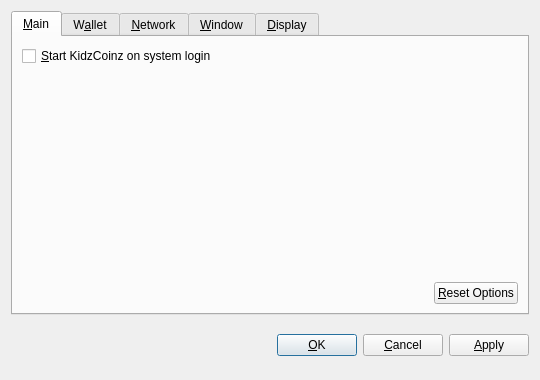
<?xml version="1.0" encoding="UTF-8"?>
<ui version="4.0">
 <class>OptionsDialog</class>
 <widget class="QDialog" name="OptionsDialog">
  <property name="geometry">
   <rect>
    <x>0</x>
    <y>0</y>
    <width>540</width>
    <height>380</height>
   </rect>
  </property>
  <property name="windowTitle">
   <string>Options</string>
  </property>
  <property name="modal">
   <bool>true</bool>
  </property>
  <layout class="QVBoxLayout" name="verticalLayout">
   <item>
    <widget class="QTabWidget" name="tabWidget">
     <property name="tabPosition">
      <enum>QTabWidget::North</enum>
     </property>
     <property name="currentIndex">
      <number>0</number>
     </property>
     <widget class="QWidget" name="tabMain">
      <attribute name="title">
       <string>&amp;Main</string>
      </attribute>
      <layout class="QVBoxLayout" name="verticalLayout_Main">
       <item>
        <widget class="QCheckBox" name="bitcoinAtStartup">
         <property name="toolTip">
          <string>Automatically start KidzCoinz after logging in to the system.</string>
         </property>
         <property name="text">
          <string>&amp;Start KidzCoinz on system login</string>
         </property>
        </widget>
       </item>
       <item>
        <spacer name="verticalSpacer_Main">
         <property name="orientation">
          <enum>Qt::Vertical</enum>
         </property>
         <property name="sizeHint" stdset="0">
          <size>
           <width>20</width>
           <height>40</height>
          </size>
         </property>
        </spacer>
       </item>
       <item>
        <layout class="QHBoxLayout" name="horizontalLayout_2_Main">
         <item>
          <spacer name="horizontalSpacer_2_Main">
           <property name="orientation">
            <enum>Qt::Horizontal</enum>
           </property>
           <property name="sizeHint" stdset="0">
            <size>
             <width>40</width>
             <height>20</height>
            </size>
           </property>
          </spacer>
         </item>
         <item>
          <widget class="QPushButton" name="resetButton">
           <property name="toolTip">
            <string>Reset all client options to default.</string>
           </property>
           <property name="text">
            <string>&amp;Reset Options</string>
           </property>
           <property name="autoDefault">
            <bool>false</bool>
           </property>
          </widget>
         </item>
        </layout>
       </item>
      </layout>
     </widget>
     <widget class="QWidget" name="tabWallet">
      <attribute name="title">
       <string>W&amp;allet</string>
      </attribute>
      <layout class="QVBoxLayout" name="verticalLayout_Network">
       <item>
        <widget class="QLabel" name="transactionFeeInfoLabel">
         <property name="text">
          <string>Optional transaction fee per kB that helps make sure your transactions are processed quickly. Most transactions are 1 kB.</string>
         </property>
         <property name="textFormat">
          <enum>Qt::PlainText</enum>
         </property>
         <property name="wordWrap">
          <bool>true</bool>
         </property>
        </widget>
       </item>
       <item>
        <layout class="QHBoxLayout" name="horizontalLayout_1_Main">
         <item>
          <widget class="QLabel" name="transactionFeeLabel">
           <property name="text">
            <string>Pay transaction &amp;fee</string>
           </property>
           <property name="textFormat">
            <enum>Qt::PlainText</enum>
           </property>
           <property name="buddy">
            <cstring>transactionFee</cstring>
           </property>
          </widget>
         </item>
         <item>
          <widget class="BitcoinAmountField" name="transactionFee"/>
         </item>
         <item>
          <spacer name="horizontalSpacer_1_Main">
           <property name="orientation">
            <enum>Qt::Horizontal</enum>
           </property>
           <property name="sizeHint" stdset="0">
            <size>
             <width>40</width>
             <height>20</height>
            </size>
           </property>
          </spacer>
         </item>
        </layout>
       </item>
       <item>
        <widget class="QLabel" name="label">
         <property name="text">
          <string>If you disable the spending of unconfirmed change, the change from a transaction cannot be used until that transaction has at least one confirmation. This also affects how your balance is computed.</string>
         </property>
         <property name="wordWrap">
          <bool>true</bool>
         </property>
        </widget>
       </item>
       <item>
        <widget class="QCheckBox" name="spendZeroConfChange">
         <property name="text">
          <string>Spend unconfirmed change  (experts only)</string>
         </property>
        </widget>
       </item>
       <item>
        <spacer name="verticalSpacer">
         <property name="orientation">
          <enum>Qt::Vertical</enum>
         </property>
         <property name="sizeHint" stdset="0">
          <size>
           <width>20</width>
           <height>40</height>
          </size>
         </property>
        </spacer>
       </item>
      </layout>
     </widget>
     <widget class="QWidget" name="tabNetwork">
      <attribute name="title">
       <string>&amp;Network</string>
      </attribute>
      <layout class="QVBoxLayout" name="verticalLayout_Network">
       <item>
        <widget class="QCheckBox" name="mapPortUpnp">
         <property name="toolTip">
          <string>Automatically open the KidzCoinz client port on the router. This only works when your router supports UPnP and it is enabled.</string>
         </property>
         <property name="text">
          <string>Map port using &amp;UPnP</string>
         </property>
        </widget>
       </item>
       <item>
        <widget class="QCheckBox" name="connectSocks">
         <property name="toolTip">
          <string>Connect to the KidzCoinz network through a SOCKS proxy (e.g. when connecting through Tor).</string>
         </property>
         <property name="text">
          <string>&amp;Connect through SOCKS proxy:</string>
         </property>
        </widget>
       </item>
       <item>
        <layout class="QHBoxLayout" name="horizontalLayout_Network">
         <item>
          <widget class="QLabel" name="proxyIpLabel">
           <property name="text">
            <string>Proxy &amp;IP:</string>
           </property>
           <property name="textFormat">
            <enum>Qt::PlainText</enum>
           </property>
           <property name="buddy">
            <cstring>proxyIp</cstring>
           </property>
          </widget>
         </item>
         <item>
          <widget class="QValidatedLineEdit" name="proxyIp">
           <property name="maximumSize">
            <size>
             <width>140</width>
             <height>16777215</height>
            </size>
           </property>
           <property name="toolTip">
            <string>IP address of the proxy (e.g. 127.0.0.1)</string>
           </property>
          </widget>
         </item>
         <item>
          <widget class="QLabel" name="proxyPortLabel">
           <property name="text">
            <string>&amp;Port:</string>
           </property>
           <property name="textFormat">
            <enum>Qt::PlainText</enum>
           </property>
           <property name="buddy">
            <cstring>proxyPort</cstring>
           </property>
          </widget>
         </item>
         <item>
          <widget class="QLineEdit" name="proxyPort">
           <property name="maximumSize">
            <size>
             <width>55</width>
             <height>16777215</height>
            </size>
           </property>
           <property name="toolTip">
            <string>Port of the proxy (e.g. 9050)</string>
           </property>
          </widget>
         </item>
         <item>
          <widget class="QLabel" name="socksVersionLabel">
           <property name="text">
            <string>SOCKS &amp;Version:</string>
           </property>
           <property name="textFormat">
            <enum>Qt::PlainText</enum>
           </property>
           <property name="buddy">
            <cstring>socksVersion</cstring>
           </property>
          </widget>
         </item>
         <item>
          <widget class="QValueComboBox" name="socksVersion">
           <property name="toolTip">
            <string>SOCKS version of the proxy (e.g. 5)</string>
           </property>
          </widget>
         </item>
         <item>
          <spacer name="horizontalSpacer_Network">
           <property name="orientation">
            <enum>Qt::Horizontal</enum>
           </property>
           <property name="sizeHint" stdset="0">
            <size>
             <width>40</width>
             <height>20</height>
            </size>
           </property>
          </spacer>
         </item>
        </layout>
       </item>
       <item>
        <spacer name="verticalSpacer_Network">
         <property name="orientation">
          <enum>Qt::Vertical</enum>
         </property>
         <property name="sizeHint" stdset="0">
          <size>
           <width>20</width>
           <height>40</height>
          </size>
         </property>
        </spacer>
       </item>
      </layout>
     </widget>
     <widget class="QWidget" name="tabWindow">
      <attribute name="title">
       <string>&amp;Window</string>
      </attribute>
      <layout class="QVBoxLayout" name="verticalLayout_Window">
       <item>
        <widget class="QCheckBox" name="minimizeToTray">
         <property name="toolTip">
          <string>Show only a tray icon after minimizing the window.</string>
         </property>
         <property name="text">
          <string>&amp;Minimize to the tray instead of the taskbar</string>
         </property>
        </widget>
       </item>
       <item>
        <widget class="QCheckBox" name="minimizeOnClose">
         <property name="toolTip">
          <string>Minimize instead of exit the application when the window is closed. When this option is enabled, the application will be closed only after selecting Quit in the menu.</string>
         </property>
         <property name="text">
          <string>M&amp;inimize on close</string>
         </property>
        </widget>
       </item>
       <item>
        <spacer name="verticalSpacer_Window">
         <property name="orientation">
          <enum>Qt::Vertical</enum>
         </property>
         <property name="sizeHint" stdset="0">
          <size>
           <width>20</width>
           <height>40</height>
          </size>
         </property>
        </spacer>
       </item>
      </layout>
     </widget>
     <widget class="QWidget" name="tabDisplay">
      <attribute name="title">
       <string>&amp;Display</string>
      </attribute>
      <layout class="QVBoxLayout" name="verticalLayout_Display">
       <item>
        <layout class="QHBoxLayout" name="horizontalLayout_1_Display">
         <item>
          <widget class="QLabel" name="langLabel">
           <property name="text">
            <string>User Interface &amp;language:</string>
           </property>
           <property name="textFormat">
            <enum>Qt::PlainText</enum>
           </property>
           <property name="buddy">
            <cstring>lang</cstring>
           </property>
          </widget>
         </item>
         <item>
          <widget class="QValueComboBox" name="lang">
           <property name="toolTip">
            <string>The user interface language can be set here. This setting will take effect after restarting KidzCoinz.</string>
           </property>
          </widget>
         </item>
        </layout>
       </item>
       <item>
        <layout class="QHBoxLayout" name="horizontalLayout_2_Display">
         <item>
          <widget class="QLabel" name="unitLabel">
           <property name="text">
            <string>&amp;Unit to show amounts in:</string>
           </property>
           <property name="textFormat">
            <enum>Qt::PlainText</enum>
           </property>
           <property name="buddy">
            <cstring>unit</cstring>
           </property>
          </widget>
         </item>
         <item>
          <widget class="QValueComboBox" name="unit">
           <property name="toolTip">
            <string>Choose the default subdivision unit to show in the interface and when sending coins.</string>
           </property>
          </widget>
         </item>
        </layout>
       </item>
       <item>
        <widget class="QCheckBox" name="displayAddresses">
         <property name="toolTip">
          <string>Whether to show KidzCoinz addresses in the transaction list or not.</string>
         </property>
         <property name="text">
          <string>&amp;Display addresses in transaction list</string>
         </property>
        </widget>
       </item>
       <item>
        <widget class="QCheckBox" name="coinControlFeatures">
         <property name="toolTip">
          <string>Whether to show coin control features or not.</string>
         </property>
         <property name="text">
          <string>Display coin &amp;control features (experts only!)</string>
         </property>
        </widget>
       </item>
       <item>
        <spacer name="verticalSpacer_Display">
         <property name="orientation">
          <enum>Qt::Vertical</enum>
         </property>
         <property name="sizeHint" stdset="0">
          <size>
           <width>20</width>
           <height>40</height>
          </size>
         </property>
        </spacer>
       </item>
      </layout>
     </widget>
    </widget>
   </item>
   <item>
    <layout class="QHBoxLayout" name="horizontalLayout_Buttons">
     <item>
      <spacer name="horizontalSpacer_1">
       <property name="orientation">
        <enum>Qt::Horizontal</enum>
       </property>
       <property name="sizeHint" stdset="0">
        <size>
         <width>40</width>
         <height>48</height>
        </size>
       </property>
      </spacer>
     </item>
     <item>
      <widget class="QLabel" name="statusLabel">
       <property name="font">
        <font>
         <weight>75</weight>
         <bold>true</bold>
        </font>
       </property>
       <property name="text">
        <string/>
       </property>
       <property name="textFormat">
        <enum>Qt::PlainText</enum>
       </property>
       <property name="wordWrap">
        <bool>true</bool>
       </property>
      </widget>
     </item>
     <item>
      <spacer name="horizontalSpacer_2">
       <property name="orientation">
        <enum>Qt::Horizontal</enum>
       </property>
       <property name="sizeHint" stdset="0">
        <size>
         <width>40</width>
         <height>48</height>
        </size>
       </property>
      </spacer>
     </item>
     <item>
      <widget class="QPushButton" name="okButton">
       <property name="text">
        <string>&amp;OK</string>
       </property>
      </widget>
     </item>
     <item>
      <widget class="QPushButton" name="cancelButton">
       <property name="text">
        <string>&amp;Cancel</string>
       </property>
       <property name="autoDefault">
        <bool>false</bool>
       </property>
      </widget>
     </item>
     <item>
      <widget class="QPushButton" name="applyButton">
       <property name="text">
        <string>&amp;Apply</string>
       </property>
       <property name="autoDefault">
        <bool>false</bool>
       </property>
      </widget>
     </item>
    </layout>
   </item>
  </layout>
 </widget>
 <customwidgets>
  <customwidget>
   <class>BitcoinAmountField</class>
   <extends>QSpinBox</extends>
   <header>bitcoinamountfield.h</header>
  </customwidget>
  <customwidget>
   <class>QValueComboBox</class>
   <extends>QComboBox</extends>
   <header>qvaluecombobox.h</header>
  </customwidget>
  <customwidget>
   <class>QValidatedLineEdit</class>
   <extends>QLineEdit</extends>
   <header>qvalidatedlineedit.h</header>
  </customwidget>
 </customwidgets>
 <resources/>
 <connections/>
</ui>
